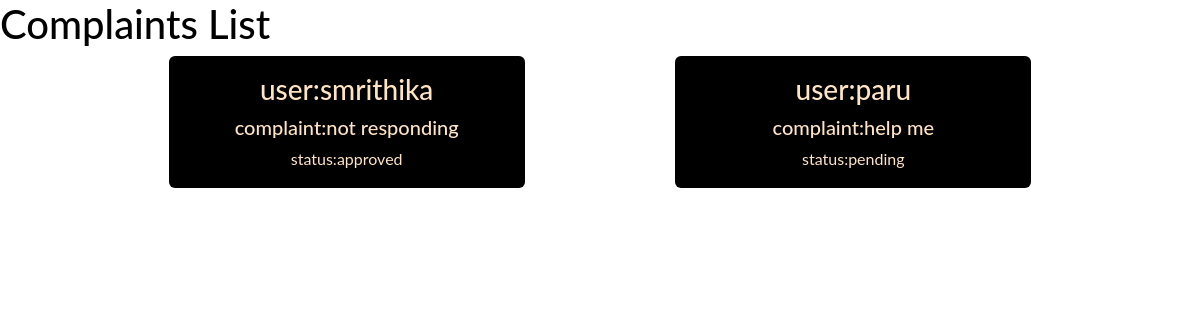
Before: /complaintlist/admin (signed in) with the older database file.
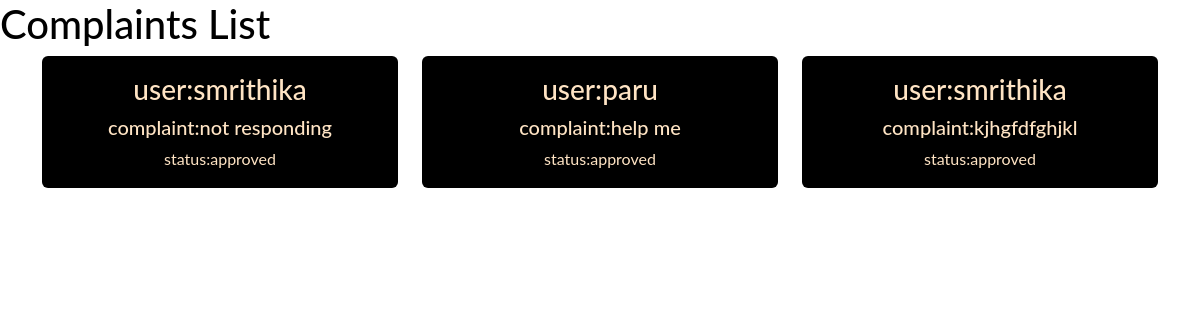
After: the same page with the newer database file.
### app/models.py (models this page shows, shortened)
class Complaint(models.Model):
    complainant = models.ForeignKey(User, on_delete=models.CASCADE)
    description = models.TextField()
    date_time = models.DateTimeField(auto_now_add=True)
    status_option={
        ("pending","pending"),
        ("approved","approved")
    }
    status=models.CharField(max_length=200,choices=status_option,default="pending")

class User(AbstractUser):
    ROLE_CHOICES = [
        ("admin","Admin"),
        ("user", "User"),
        ("police","police")
    ]
    role = models.CharField(max_length=200, choices=ROLE_CHOICES, default="user")

### app/views.py (the view)
# urls.py: path("complaintlist/admin",AdminComplaintListView.as_view(),name="admin-complaintlist"),
@method_decorator(decs,name="dispatch")
class AdminComplaintListView(ListView):
    model = Complaint
    template_name = 'admincomplaint_list.html'
    context_object_name = 'complaint'

### app/decorator.py (called while the page is built)
def login_required(fn):
    def wrapper(request,*args,**kwargs):
        if not request.user.is_authenticated:
            messages.error(request,"invalid session")
            return redirect("signin")
        else:
            return fn(request,*args,**kwargs)
    return wrapper

### app/templates/admincomplaint_list.html (shortened to what this page needs)
<!DOCTYPE html>
<html lang="en">
<head>
    <link href="https://cdn.jsdelivr.net/npm/bootstrap@5.3.3/dist/css/bootstrap.min.css" rel="stylesheet">
</head>
<body>
    <h1>Complaints List</h1>
    <div class="container mb-5">
        <div class="row justify-content-evenly">
            {% for c in complaint %}
            <div class="col-md-4">
                <div class="card mb-3">
                    <div class="card-body">
                        <h3 class="card-title">user:{{ c.complainant }}</h3>
                        <h5 class="card-title">complaint:{{ c.description }}</h5>
                        <p class="card-text">status:{{ c.status }}</p>
                    </div>
                </div>
            </div>
            {% endfor %}
        </div>
    </div>
</body>
</html>

Changed rows visible on the page:
changed Complaint "help me": status "pending" → "approved"
added Complaint: complainant "smrithika", description "kjhgfdfghjkl", status "approved"
